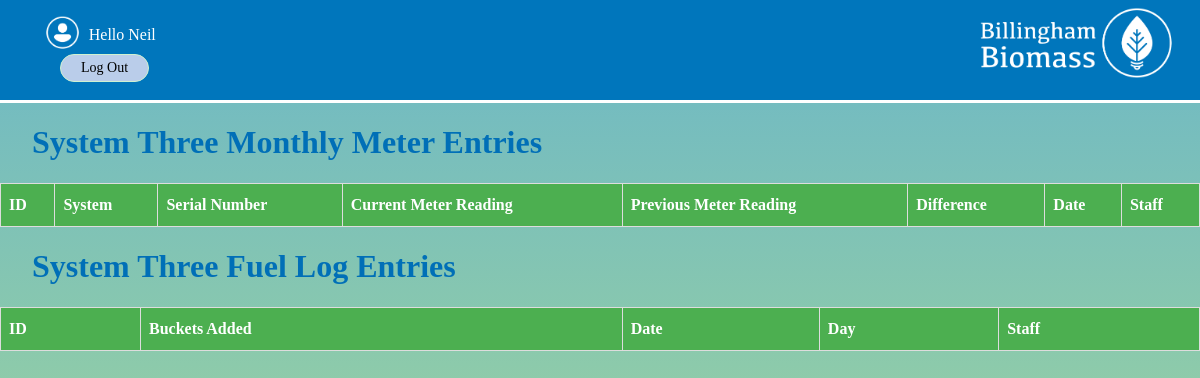
/systems/systemthree (signed in), run on an earlier commit of the app's database.
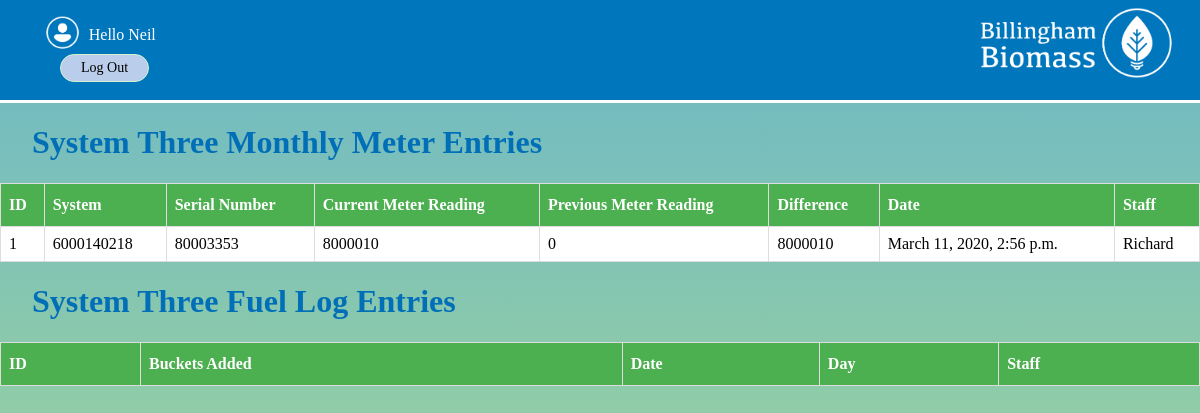
And on a later commit of the database.
### systems/models.py (models this page shows, shortened)
class monthlyMeterSystemThreeMod(models.Model):
    system = models.CharField(max_length=50,default='6000140218')
    serial_number = models.CharField(max_length=50,default='80003353')
    current_meter_reading = models.IntegerField(default=0)
    previous_meter_reading = models.IntegerField(default=0)
    difference = models.IntegerField(null=True)
    notes = models.TextField(blank=True)
    date = models.DateTimeField(auto_now_add = True)
    day = models.DateField(auto_now_add = True)
    staff = models.ForeignKey(User,on_delete=models.CASCADE)

### systems/views.py (the view)
# urls.py: path('systemthree',views.systemThree, name='systemthree'),
@login_required(login_url="/accounts/login/")
def systemThree(request):
    entriesMonth = monthlyMeterSystemThreeMod.objects.all().order_by('date')
    entriesFuel = FuelLogSystemThreeMod.objects.all().order_by('date')
    return render(request,'systems/systemthree.html',{'entriesMonth':entriesMonth,'entriesFuel':entriesFuel})

### systems/templates/systems/systemthree.html (shortened to what this page needs)
{% extends 'base_layout.html' %}
{% block content %}
<div class="monthly">
  <h1>System Three Monthly Meter Entries</h1>
  <table>
    <thead>
    <th>ID</th>
    <th>System</th>
    <th>Serial Number</th>
    <th>Current Meter Reading</th>
    <th>Previous Meter Reading</th>
    <th>Difference</th>
    <th>Date</th>
    <th>Staff</th>
    </thead>
    <tbody>
  {% for entryMonth in entriesMonth %}
  <tr>
      <td>{{entryMonth.id}}</td>
      <td>{{entryMonth.system}}</td>
      <td>{{entryMonth.serial_number}}</td>
      <td>{{entryMonth.current_meter_reading}}</td>
      <td>{{entryMonth.previous_meter_reading}}</td>
      <td>{{entryMonth.difference}}</td>
      <td>{{entryMonth.date}}</td>
      <td>{{entryMonth.staff}}</td>
      </tr>
    {% endfor %}
      </tbody>
    </table>
</div>
<div class="fuelLog">
  <h1>System Three Fuel Log Entries</h1>
  <table>
    <thead>
    <th>ID</th>
    <th>Buckets Added</th>
    <th>Date</th>
    <th>Day</th>
    <th>Staff</th>
    </thead>
</div>
{% endblock %}

What changed in the data, as far as the page shows it:
added monthlyMeterSystemThreeMod: id "1", system "6000140218", serial_number "80003353", current_meter_reading "8000010", previous_meter_reading "0", difference "8000010", date "March 11, 2020, 2:56 p.m.", staff "Richard"
